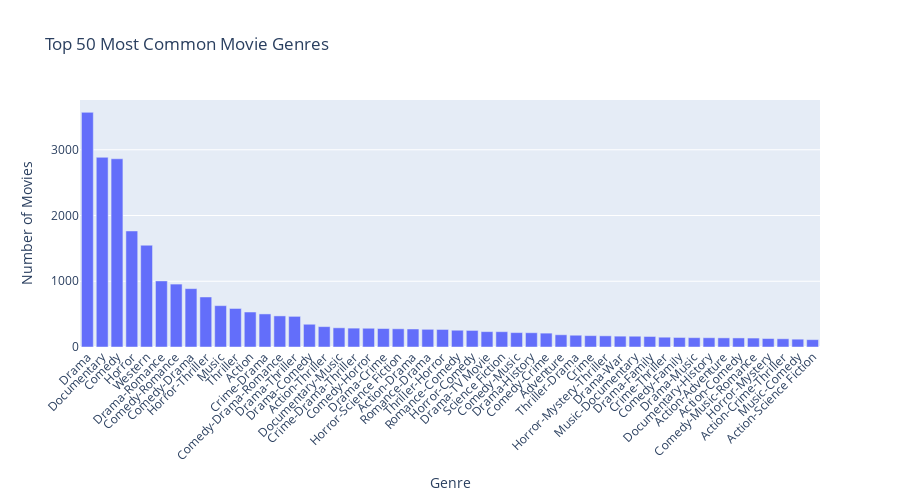

The cell this chart's notebook holds for it:
### Markdown cell above
###  توزيع الإنتاج غير متوازن:
- تركيز كبير على:
  - **الدراما**
  - **الكوميديا**
  - **الأفلام الوثائقية**

- باقي الأنواع إنتاجها محدود،

### Code cell
print(english_movies['genres'].value_counts().count())

genre_counts = english_movies['genres'].value_counts()
top_genres = genre_counts.head(50)
df_top_genres = top_genres.reset_index()
df_top_genres.columns = ['Genre', 'Count']
fig = px.bar(df_top_genres, x='Genre', y='Count',
             title='Top 50 Most Common Movie Genres',
             labels={'Genre': 'Genre', 'Count': 'Number of Movies'},
             height=500)

fig.update_layout(xaxis_tickangle=-45)

fig.show()

### Figure 1 — Plotly figure (JSON) as saved in the notebook; plotly's stock layout.template omitted (floating-point values rounded to 4 significant figures)
{"data": [{"hovertemplate": "Genre=%{x}<br>Number of Movies=%{y}<extra></extra>", "legendgroup": "", "marker": {"color": "#636efa", "pattern": {"shape": ""}}, "name": "", "orientation": "v", "showlegend": false, "textposition": "auto", "type": "bar", "x": ["Drama", "Documentary", "Comedy", "Horror", "Western", "Drama-Romance", "Comedy-Romance", "Comedy-Drama", "Horror-Thriller", "Music", "Thriller", "Action", "Crime-Drama", "Comedy-Drama-Romance", "Drama-Thriller", "Drama-Comedy", "Action-Thriller", "Documentary-Music", "Crime-Drama-Thriller", "Comedy-Horror", "Drama-Crime", "Horror-Science Fiction", "Action-Drama", "Romance-Drama", "Thriller-Horror", "Romance-Comedy", "Horror-Comedy", "Drama-TV Movie", "Science Fiction", "Comedy-Music", "Drama-History", "Comedy-Crime", "Adventure", "Thriller-Drama", "Crime", "Horror-Mystery-Thriller", "Drama-War", "Music-Documentary", "Drama-Family", "Crime-Thriller", "Comedy-Family", "Drama-Music", "Documentary-History", "Action-Adventure", "Action-Comedy", "Comedy-Music-Romance", "Horror-Mystery", "Action-Crime-Thriller", "Music-Comedy", "Action-Science Fiction"], "xaxis": "x", "y": [3569, 2885, 2863, 1765, 1548, 1005, 957, 888, 761, 629, 586, 532, 503, 473, 466, 346, 310, 292, 287, 285, 281, 277, 274, 269, 267, 255, 252, 234, 233, 219, 217, 211, 186, 179, 173, 170, 165, 164, 160, 149, 145, 142, 141, 139, 138, 136, 129, 125, 119, 112], "yaxis": "y"}], "layout": {"barmode": "relative", "height": 500, "legend": {"tracegroupgap": 0}, "title": {"text": "Top 50 Most Common Movie Genres"}, "xaxis": {"anchor": "y", "domain": [0, 1], "tickangle": -45, "title": {"text": "Genre"}}, "yaxis": {"anchor": "x", "domain": [0, 1], "title": {"text": "Number of Movies"}}}}
